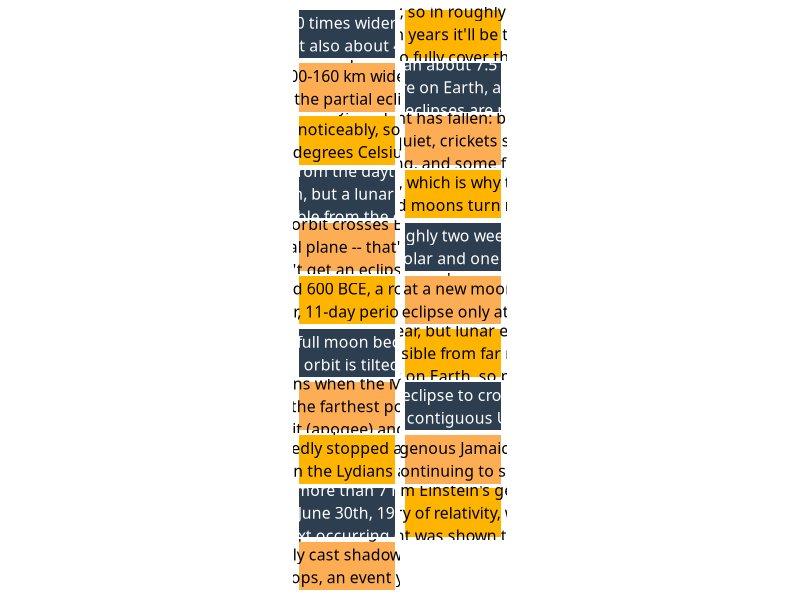

Recreate this plot in R.
## ---- chunk 1
#| label: facts cards
library(ggplot2)
library(stringr)

make_fact_card <- function(fact_text, fill = "#2c3e50", text_color = "white") {
  ggplot() +
    geom_rect(
        aes(
            xmin = 0,
            xmax = 2,
            ymin = 0,
            ymax = 1),
            fill = fill
            ) +
    annotate("text",
            x = 1,
            y = 0.5,
            label = str_wrap(fact_text, width = 30),
            color = text_color,
            family = "Avenir Next Ultra Light Italic",
            size = 4,
            hjust = 0.5, 
            vjust = 0.5
    ) +
    theme_void() +
    coord_fixed(ratio = 1)
}


## ---- chunk 2
#| label: facts-cards-grid
#| column: screen-inset
#| out-width: "100%"
#| fig-width: 9
#| fig-height: 22
library(patchwork)

eclipse_facts <- c(
  "A total solar eclipse is possible only because of a wild coincidence: the Sun is about 400 times wider than the Moon, but also about 400 times farther away, so they appear almost exactly the same size in our sky.",
  "The Moon drifts away from Earth by about 3.8 cm per year, so in roughly 600 million years it'll be too far away to fully cover the Sun, and total solar eclipses will stop happening.",
  "The path of totality during a total solar eclipse is usually only 100-160 km wide, even though the partial eclipse can be seen across a much larger swath of the planet.",
  "Totality itself rarely lasts more than about 7.5 minutes anywhere on Earth, and most total eclipses are much shorter than that.",
  "During totality, temperatures can drop noticeably, sometimes several degrees Celsius, since sunlight is briefly blocked.",
  "Animals often react as if night has fallen: birds go quiet, crickets start chirping, and some flowers close up.",
  "You can only ever see a solar eclipse from the daytime side of Earth, but a lunar eclipse is visible from the entire night side at once.",
  "Lunar eclipses happen when Earth's shadow falls on the Moon, which is why totally eclipsed moons turn reddish orange. This gives us the term \"Blood Moon.\"",
  "Eclipses only happen near a \"node,\" where the Moon's tilted orbit crosses Earth's orbital plane -- that's why we don't get an eclipse every single month despite a new or full moon happening monthly.",
  "Because of that tilt, solar and lunar eclipses come in pairs roughly two weeks apart, one solar and one lunar, during \"eclipse seasons\" that occur about twice a year.",
  "Ancient Babylonian astronomers discovered the Saros cycle around 600 BCE, a roughly 18-year, 11-day period after which eclipses repeat in a very similar pattern.",
  "A solar eclipse can only happen at a new moon, and a lunar eclipse only at a full moon -- never any other phase.",
  "Despite that timing overlap, we don't get an eclipse every new and full moon because the Moon's orbit is tilted about 5 degrees relative to Earth's orbit around the Sun.",
  "There are more solar eclipses than lunar eclipses globally each year, but lunar eclipses are visible from far more places on Earth, so people report seeing lunar eclipses more often.",
  "An annular eclipse, sometimes called a \"ring of fire,\" happens when the Moon is near the farthest point in its orbit (apogee) and looks slightly too small to fully cover the Sun.",
  "The 2017 \"Great American Eclipse\" was the first total solar eclipse to cross the entire contiguous United States coast-to-coast since 1918.",
  "Eclipses have shaped history: a solar eclipse in 585 BCE reportedly stopped a battle between the Lydians and the Medes, who took it as a sign to make peace.",
  "Christopher Columbus used his knowledge of a lunar eclipse in 1504 to intimidate Indigenous Jamaicans into continuing to supply his stranded crew, by \"threatening\" to make the moon disappear.",
"The last total solar eclipse lasting more than 7 minutes was on June 30th, 1973, with the next occurring on July 27th, 2204.",
  "Solar eclipse corona observations in 1919 helped confirm Einstein's general theory of relativity, when starlight was shown to bend around the Sun exactly as predicted.",
  "Other planets have eclipses too. Jupiter's large moons regularly cast shadows on its cloud tops, an event you can actually watch through a home telescope."
)

colors <- c("#2c3e50","#FFB400", "#FDAE54")

text_color_for <- function(fill) {
  rgb <- col2rgb(fill) / 255
  luminance <- 0.2126 * rgb["red", ] + 0.7152 * rgb["green", ] + 0.0722 * rgb["blue", ]
  ifelse(luminance > 0.5, "black", "white")
}

fills <- rep_len(colors, length(eclipse_facts))
text_colors <- text_color_for(fills)
cards <- Map(make_fact_card, eclipse_facts, fills, text_colors)

wrap_plots(cards, ncol = 2)
